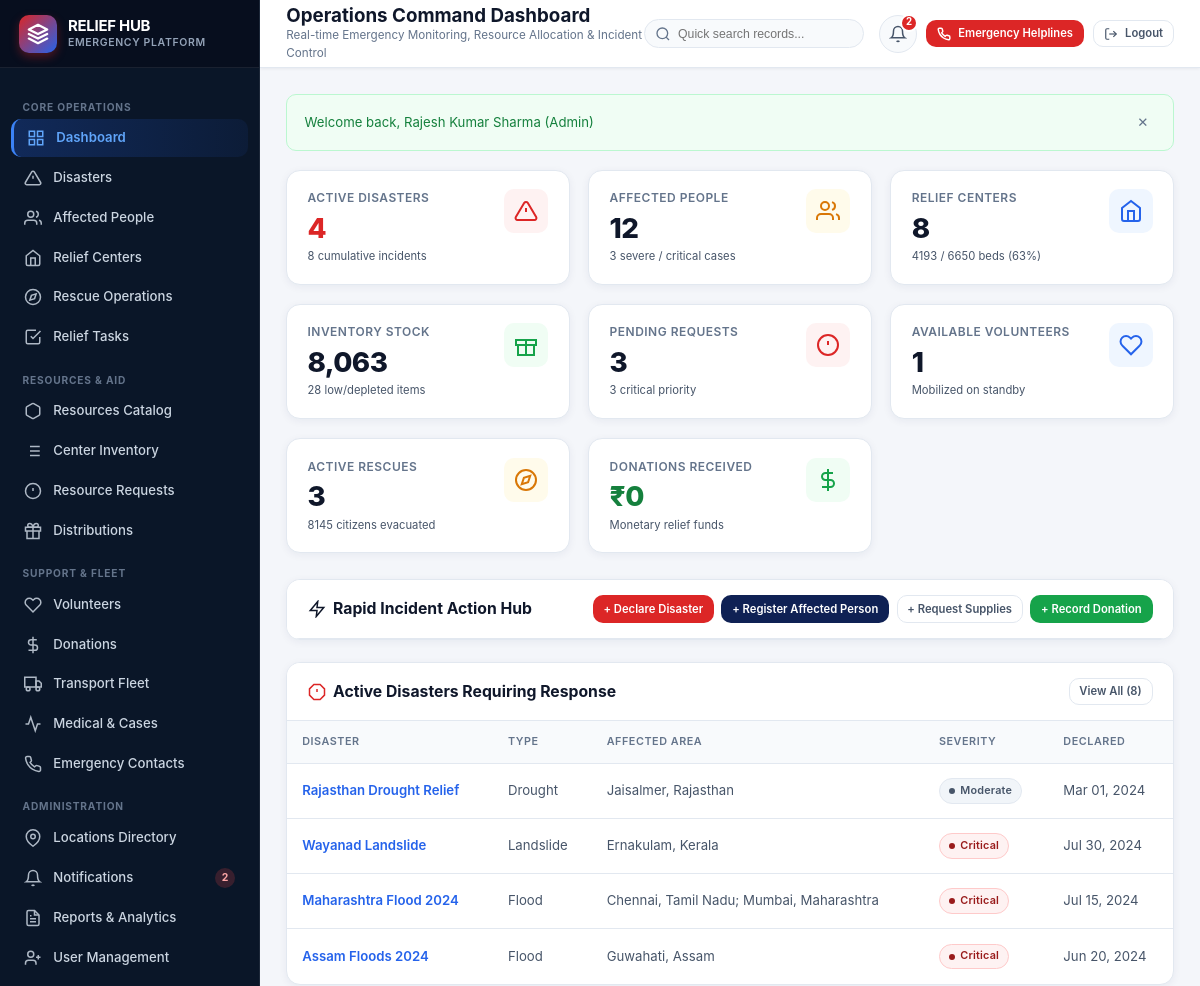
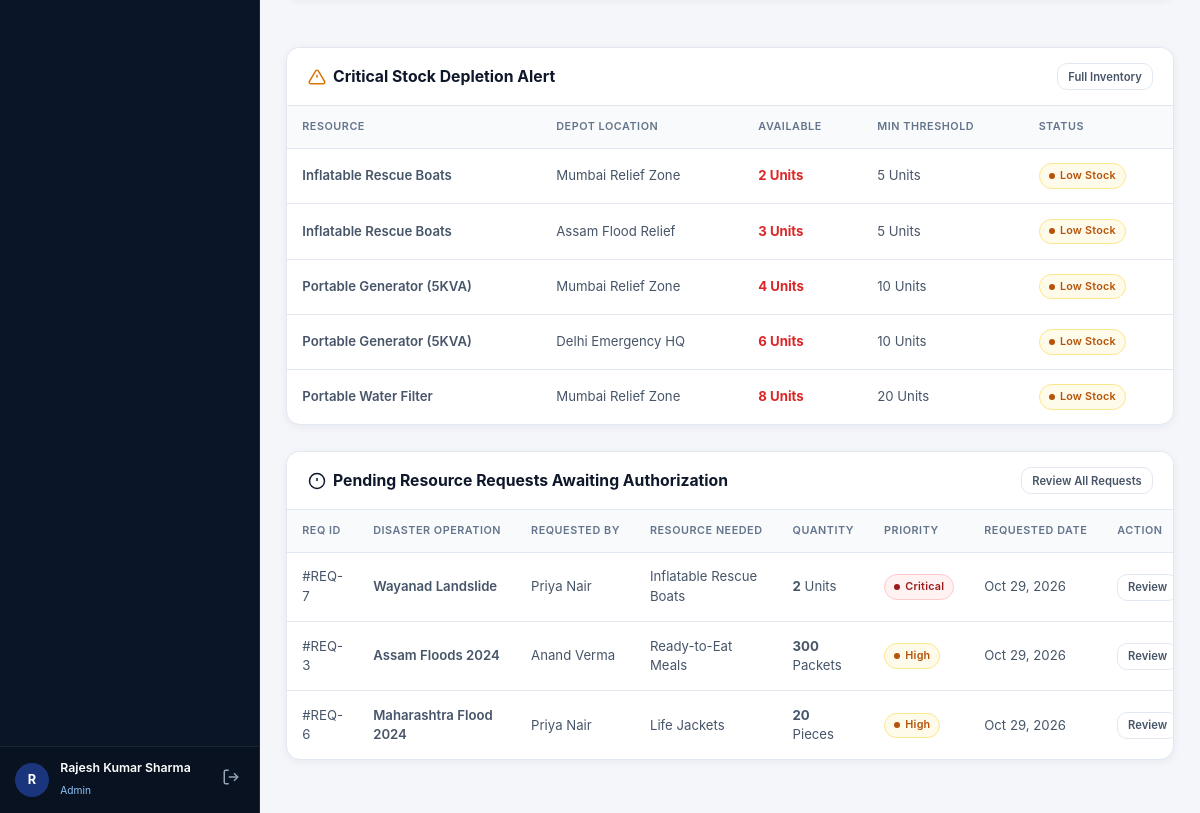
/dashboard.php (signed in), run on the app's committed database (2 pictures, top to bottom).
### tables this page shows
CREATE TABLE IF NOT EXISTS disasters (
    disaster_id INT PRIMARY KEY AUTO_INCREMENT,
    disaster_type_id INT NOT NULL,
    disaster_name VARCHAR(200) NOT NULL,
    description TEXT,
    start_date DATE NOT NULL,
    end_date DATE,
    severity ENUM('Low', 'Moderate', 'High', 'Critical') NOT NULL DEFAULT 'Moderate',
    status ENUM('Reported', 'Active', 'Under Control', 'Resolved') NOT NULL DEFAULT 'Reported',
    reported_by INT,
    created_at TIMESTAMP DEFAULT CURRENT_TIMESTAMP,
    updated_at TIMESTAMP DEFAULT CURRENT_TIMESTAMP ON UPDATE CURRENT_TIMESTAMP,
    FOREIGN KEY (disaster_type_id) REFERENCES disaster_types(disaster_type_id) ON DELETE RESTRICT,
    FOREIGN KEY (reported_by) REFERENCES users(user_id) ON DELETE SET NULL,
    INDEX idx_disasters_status (status),
    INDEX idx_disasters_severity (severity)
);

CREATE TABLE IF NOT EXISTS disaster_types (
    disaster_type_id INT PRIMARY KEY AUTO_INCREMENT,
    type_name VARCHAR(100) NOT NULL UNIQUE,
    description TEXT
);

CREATE TABLE IF NOT EXISTS resource_inventory (
    inventory_id INT PRIMARY KEY AUTO_INCREMENT,
    resource_id INT NOT NULL,
    location_id INT NOT NULL,
    quantity_available INT NOT NULL DEFAULT 0,
    last_updated TIMESTAMP DEFAULT CURRENT_TIMESTAMP ON UPDATE CURRENT_TIMESTAMP,
    FOREIGN KEY (resource_id) REFERENCES resources(resource_id) ON DELETE CASCADE,
    FOREIGN KEY (location_id) REFERENCES locations(location_id) ON DELETE CASCADE,
    UNIQUE KEY uq_inventory_resource_location (resource_id, location_id)
);

CREATE TABLE IF NOT EXISTS resources (
    resource_id INT PRIMARY KEY AUTO_INCREMENT,
    category_id INT NOT NULL,
    resource_name VARCHAR(150) NOT NULL,
    unit VARCHAR(50) NOT NULL,
    description TEXT,
    minimum_stock INT DEFAULT 0,
    created_at TIMESTAMP DEFAULT CURRENT_TIMESTAMP,
    FOREIGN KEY (category_id) REFERENCES resource_categories(category_id) ON DELETE RESTRICT,
    INDEX idx_resource_category (category_id)
);

CREATE TABLE IF NOT EXISTS locations (
    location_id INT PRIMARY KEY AUTO_INCREMENT,
    location_name VARCHAR(150) NOT NULL,
    address TEXT,
    city VARCHAR(100),
    state VARCHAR(100),
    pincode VARCHAR(20),
    latitude DECIMAL(10, 8),
    longitude DECIMAL(11, 8)
);

CREATE TABLE IF NOT EXISTS resource_requests (
    request_id INT PRIMARY KEY AUTO_INCREMENT,
    disaster_id INT NOT NULL,
    requester_id INT NOT NULL,
    resource_id INT NOT NULL,
    location_id INT,
    quantity_requested INT NOT NULL,
    request_date TIMESTAMP DEFAULT CURRENT_TIMESTAMP,
    priority ENUM('Low', 'Medium', 'High', 'Critical') DEFAULT 'Medium',
    status ENUM('Pending', 'Approved', 'Rejected', 'Processing', 'Delivered') DEFAULT 'Pending',
    updated_at TIMESTAMP DEFAULT CURRENT_TIMESTAMP ON UPDATE CURRENT_TIMESTAMP,
    FOREIGN KEY (disaster_id) REFERENCES disasters(disaster_id) ON DELETE CASCADE,
    FOREIGN KEY (requester_id) REFERENCES users(user_id) ON DELETE RESTRICT,
    FOREIGN KEY (resource_id) REFERENCES resources(resource_id) ON DELETE RESTRICT,
    FOREIGN KEY (location_id) REFERENCES locations(location_id) ON DELETE SET NULL,
    INDEX idx_request_status (status),
    INDEX idx_request_priority (priority)
);

CREATE TABLE IF NOT EXISTS users (
    user_id INT PRIMARY KEY AUTO_INCREMENT,
    role_id INT NOT NULL,
    full_name VARCHAR(100) NOT NULL,
    email VARCHAR(150) NOT NULL UNIQUE,
    phone VARCHAR(20),
    password VARCHAR(255) NOT NULL,
    address TEXT,
    status ENUM('active', 'inactive', 'suspended') DEFAULT 'active',
    created_at TIMESTAMP DEFAULT CURRENT_TIMESTAMP,
    FOREIGN KEY (role_id) REFERENCES roles(role_id) ON DELETE RESTRICT
);

### dashboard.php (the view, shortened to what the rows shown need)
<?php
require_once __DIR__ . '/config/db.php';
$pdo = getDB();
$disastersQuery = "
    SELECT d.*, dt.type_name,
           (SELECT GROUP_CONCAT(DISTINCT CONCAT(l.city, ', ', l.state) SEPARATOR '; ')
            FROM affected_areas aa
            JOIN locations l ON aa.location_id = l.location_id
            WHERE aa.disaster_id = d.disaster_id) as locations_list
    FROM disasters d
    LEFT JOIN disaster_types dt ON d.disaster_type_id = dt.disaster_type_id
    WHERE d.status = 'Active'
    ORDER BY FIELD(d.severity, 'Critical', 'High', 'Medium', 'Low'), d.start_date DESC
    LIMIT 5
";
$activeDisasterList = $pdo->query($disastersQuery)->fetchAll();
$inventoryAlertsQuery = "
    SELECT ri.*, r.resource_name, r.unit, r.minimum_stock, l.location_name, l.city, l.state
    FROM resource_inventory ri
    JOIN resources r ON ri.resource_id = r.resource_id
    JOIN locations l ON ri.location_id = l.location_id
    WHERE ri.quantity_available <= r.minimum_stock
    ORDER BY ri.quantity_available ASC
    LIMIT 5
";
$lowStockList = $pdo->query($inventoryAlertsQuery)->fetchAll();
$requestsQuery = "
    SELECT rr.*, r.resource_name, r.unit, d.disaster_name, u.full_name as requester_name
    FROM resource_requests rr
    JOIN resources r ON rr.resource_id = r.resource_id
    JOIN disasters d ON rr.disaster_id = d.disaster_id
    LEFT JOIN users u ON rr.requester_id = u.user_id
    WHERE rr.status = 'Pending'
    ORDER BY FIELD(rr.priority, 'Critical', 'High', 'Medium', 'Low'), rr.request_date DESC
    LIMIT 5
";
$pendingRequestsList = $pdo->query($requestsQuery)->fetchAll();
require_once __DIR__ . '/includes/header.php';
?>
<div class="main-wrapper">
  <?php require_once __DIR__ . '/includes/topbar.php'; ?>
  <div style="display: grid; grid-template-columns: repeat(auto-fit, minmax(460px, 1fr)); gap: 1.5rem;">
    <div class="card">
      <div class="table-responsive">
        <table class="data-table">
          <thead>
            <tr>
              <th>Disaster</th>
              <th>Type</th>
              <th>Affected Area</th>
              <th>Severity</th>
              <th>Declared</th>
            </tr>
          </thead>
          <tbody>
            <?php if (empty($activeDisasterList)): ?>
              <tr><td colspan="5" style="text-align: center; color: var(--text-muted); padding: 2rem;">No active disasters currently logged.</td></tr>
            <?php else: ?>
              <?php foreach ($activeDisasterList as $d): ?>
                <?php
                  $sevClass = 'badge-low';
                  if ($d['severity'] === 'Critical') $sevClass = 'badge-critical';
                  elseif ($d['severity'] === 'High') $sevClass = 'badge-high';
                  elseif ($d['severity'] === 'Medium') $sevClass = 'badge-medium';
                ?>
                <tr>
                  <td class="table-cell-bold">
                    <a href="disasters.php"><?= escape($d['disaster_name']) ?></a>
                  </td>
                  <td><?= escape($d['type_name']) ?></td>
                  <td><?= escape($d['locations_list'] ?: 'Region-wide') ?></td>
                  <td>
                    <span class="badge <?= $sevClass ?>">
                      <span class="badge-dot"></span>
                      <?= escape($d['severity']) ?>
                    </span>
                  </td>
                  <td><?= formatDate($d['start_date']) ?></td>
                </tr>
              <?php endforeach; ?>
            <?php endif; ?>
          </tbody>
        </table>
      </div>
    </div>
    <div class="card">
      <div class="table-responsive">
        <table class="data-table">
          <thead>
            <tr>
              <th>Resource</th>
              <th>Depot Location</th>
              <th>Available</th>
              <th>Min Threshold</th>
              <th>Status</th>
            </tr>
          </thead>
          <tbody>
            <?php if (empty($lowStockList)): ?>
              <tr><td colspan="5" style="text-align: center; color: var(--text-muted); padding: 2rem;">All centers report sufficient stock levels.</td></tr>
            <?php else: ?>
              <?php foreach ($lowStockList as $inv): ?>
                <?php
                  $stockClass = $inv['quantity_available'] == 0 ? 'badge-out-of-stock' : 'badge-low-stock';
                  $stockLabel = $inv['quantity_available'] == 0 ? 'Out of Stock' : 'Low Stock';
                ?>
                <tr>
                  <td class="table-cell-bold"><?= escape($inv['resource_name']) ?></td>
                  <td><?= escape($inv['location_name'] ?: ($inv['city'] . ', ' . $inv['state'])) ?></td>
                  <td style="color: var(--emergency-600); font-weight: 700;">
                    <?= number_format($inv['quantity_available']) ?> <?= escape($inv['unit']) ?>
                  </td>
                  <td><?= number_format($inv['minimum_stock']) ?> <?= escape($inv['unit']) ?></td>
                  <td>
                    <span class="badge <?= $stockClass ?>">
                      <span class="badge-dot"></span>
                      <?= $stockLabel ?>
                    </span>
                  </td>
                </tr>
              <?php endforeach; ?>
            <?php endif; ?>
          </tbody>
        </table>
      </div>
    </div>
  </div>
  <div class="card">
    <div class="table-responsive">
      <table class="data-table">
        <thead>
          <tr>
            <th>Req ID</th>
            <th>Disaster Operation</th>
            <th>Requested By</th>
            <th>Resource Needed</th>
            <th>Quantity</th>
            <th>Priority</th>
            <th>Requested Date</th>
            <th>Action</th>
          </tr>
        </thead>
        <tbody>
          <?php if (empty($pendingRequestsList)): ?>
            <tr><td colspan="8" style="text-align: center; color: var(--text-muted); padding: 2rem;">No pending aid requests awaiting approval.</td></tr>
          <?php else: ?>
            <?php foreach ($pendingRequestsList as $req): ?>
              <?php
                $priClass = 'badge-low';
                if ($req['priority'] === 'Critical') $priClass = 'badge-critical';
                elseif ($req['priority'] === 'High') $priClass = 'badge-high';
                elseif ($req['priority'] === 'Medium') $priClass = 'badge-medium';
              ?>
              <tr>
                <td>#REQ-<?= $req['request_id'] ?></td>
                <td class="table-cell-bold"><?= escape($req['disaster_name']) ?></td>
                <td><?= escape($req['requester_name'] ?? 'Relief Staff') ?></td>
                <td><?= escape($req['resource_name']) ?></td>
                <td><strong><?= number_format($req['quantity_requested']) ?></strong> <?= escape($req['unit']) ?></td>
                <td>
                  <span class="badge <?= $priClass ?>">
                    <span class="badge-dot"></span>
                    <?= escape($req['priority']) ?>
                  </span>
                </td>
                <td><?= formatDate($req['request_date']) ?></td>
                <td>
                  <a href="resource_requests.php" class="btn btn-sm btn-outline">Review</a>
                </td>
              </tr>
            <?php endforeach; ?>
          <?php endif; ?>
        </tbody>
      </table>
    </div>
  </div>
<?php require_once __DIR__ . '/includes/footer.php'; ?>

### data on the page
disasters: disaster_name "Rajasthan Drought Relief", disaster_type.type_name "Drought", locations_list "Jaisalmer, Rajasthan", severity "Moderate", start_date "Mar 01, 2024"
disasters: disaster_name "Wayanad Landslide", disaster_type.type_name "Landslide", locations_list "Ernakulam, Kerala", severity "Critical", start_date "Jul 30, 2024"
disasters: disaster_name "Maharashtra Flood 2024", disaster_type.type_name "Flood", locations_list "Chennai, Tamil Nadu; Mumbai, Maharashtra", severity "Critical", start_date "Jul 15, 2024"
disasters: disaster_name "Assam Floods 2024", disaster_type.type_name "Flood", locations_list "Guwahati, Assam", severity "Critical", start_date "Jun 20, 2024"
resource_inventory: resource.resource_name "Inflatable Rescue Boats", location.location_name "Mumbai Relief Zone", quantity_available "2", resource.unit "Units", resource.minimum_stock "5", quantity_available "Low Stock"
resource_inventory: resource.resource_name "Inflatable Rescue Boats", location.location_name "Assam Flood Relief", quantity_available "3", resource.unit "Units", resource.minimum_stock "5", quantity_available "Low Stock"
resource_inventory: resource.resource_name "Portable Generator (5KVA)", location.location_name "Mumbai Relief Zone", quantity_available "4", resource.unit "Units", resource.minimum_stock "10", quantity_available "Low Stock"
resource_inventory: resource.resource_name "Portable Generator (5KVA)", location.location_name "Delhi Emergency HQ", quantity_available "6", resource.unit "Units", resource.minimum_stock "10", quantity_available "Low Stock"
resource_inventory: resource.resource_name "Portable Water Filter", location.location_name "Mumbai Relief Zone", quantity_available "8", resource.unit "Units", resource.minimum_stock "20", quantity_available "Low Stock"
resource_requests: request_id "7", disaster.disaster_name "Wayanad Landslide", requester.full_name "Priya Nair", resource.resource_name "Inflatable Rescue Boats", quantity_requested "2", resource.unit "Units", priority "Critical", request_date "Oct 29, 2026"
resource_requests: request_id "3", disaster.disaster_name "Assam Floods 2024", requester.full_name "Anand Verma", resource.resource_name "Ready-to-Eat Meals", quantity_requested "300", resource.unit "Packets", priority "High", request_date "Oct 29, 2026"
resource_requests: request_id "6", disaster.disaster_name "Maharashtra Flood 2024", requester.full_name "Priya Nair", resource.resource_name "Life Jackets", quantity_requested "20", resource.unit "Pieces", priority "High", request_date "Oct 29, 2026"

### other printed values
$unreadCount "2"
substr($user['full_name'], 0, 1) "R"
$user['full_name'] "Rajesh Kumar Sharma"
$user['role_name'] "Admin"
$pageTitle "Operations Command Dashboard"
$pageSubtitle "Real-time Emergency Monitoring, Resource Allocation & Incident Control"
$topUnread "2"
$msg "Welcome back, Rajesh Kumar Sharma (Admin)"
$activeDisasters "4"
$totalDisasters "8"
$affectedPeopleCount "12"
$criticalInjuries "3"
$activeCenters "8"
$centerStats['occupants'] "4193"
$centerStats['total_cap'] "6650"
